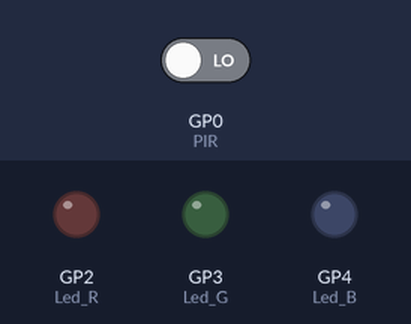
Recording of a program running on a simulated Raspberry Pi Pico running MicroPython. Shown: output pins drawn as LEDs (lit = HIGH). The test bench sets the inputs (shaded band); at power-on: GP0 (PIR) LOW. What the program prints to the serial console is not drawn.

Above: at 1.2 s.
1.3 s: GP0 (PIR) driven HIGH
At 1.9 s:
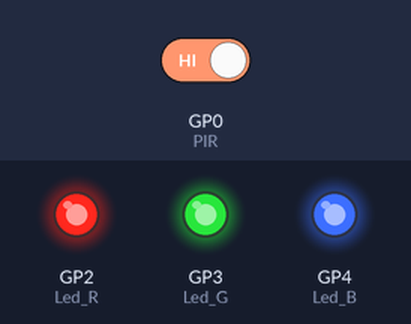
2.8 s: GP0 (PIR) driven LOW
At 5.7 s:
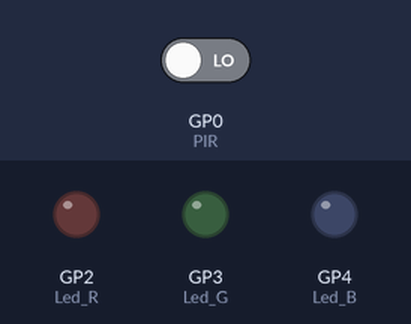
Timing chart, 0 to 7.2 s (numbered marks = the images above; inputs shaded):
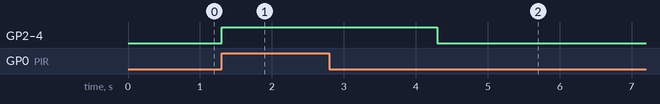

The program:

7._Human_Body_Sensor_Light.py
```python
from machine import Pin,PWM
from  utime  import sleep
PIR = Pin(0, Pin.IN, Pin.PULL_DOWN)
Led_R = PWM(Pin(2))
Led_G = PWM(Pin(3))
Led_B = PWM(Pin(4))
Led_R.freq(2000)
Led_G.freq(2000)
Led_B.freq(2000)

if __name__ == '__main__':
    while True:
        print(PIR.value())
        if PIR.value() == 1:
            Led_R.duty_u16(65535)
            Led_G.duty_u16(65535)
            Led_B.duty_u16(65535)
            sleep(3)
        else:
            Led_R.duty_u16(0)
            Led_G.duty_u16(0)
            Led_B.duty_u16(0)
```

Measured:
- after the input at 1.3 s, GP2 (Led_R), GP3 (Led_G), GP4 (Led_B): LOW → HIGH at once
- after the input at 2.8 s, GP2 (Led_R), GP3 (Led_G), GP4 (Led_B): HIGH → LOW after 1.5 s
